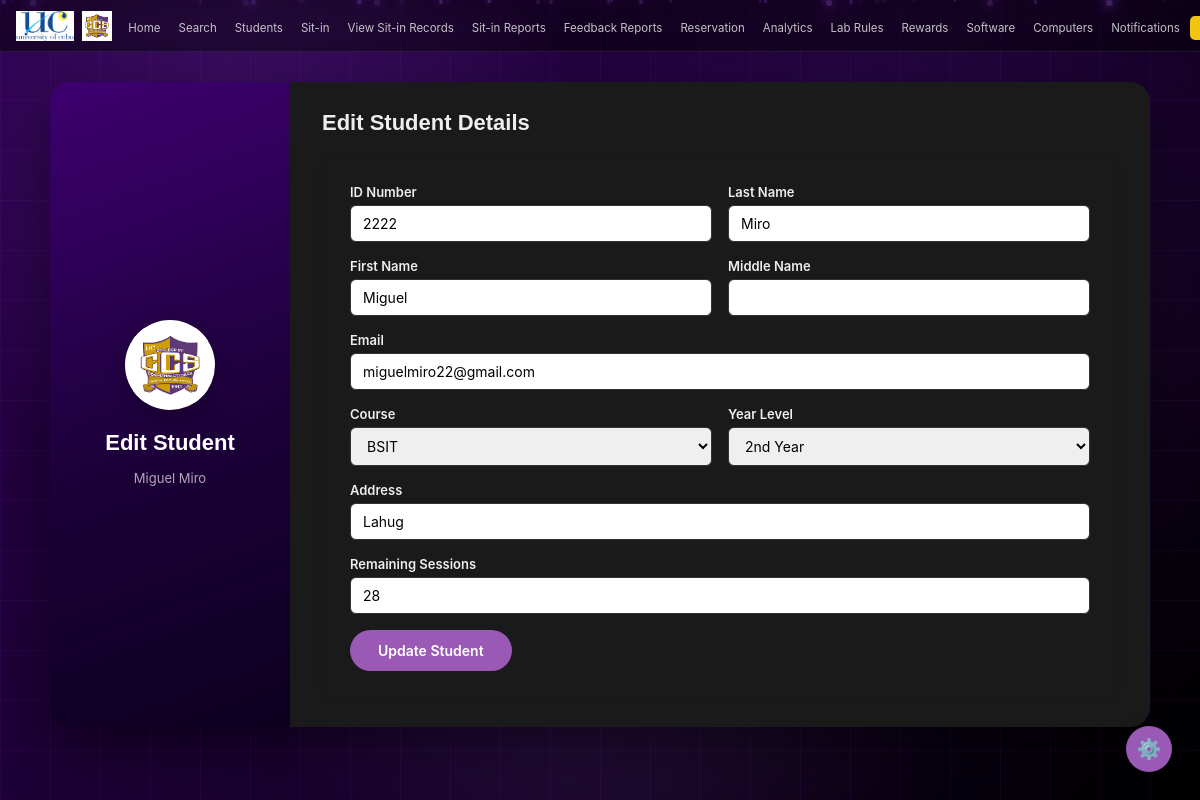
Page /admin/students/edit/3 (signed in) on the earlier database version.
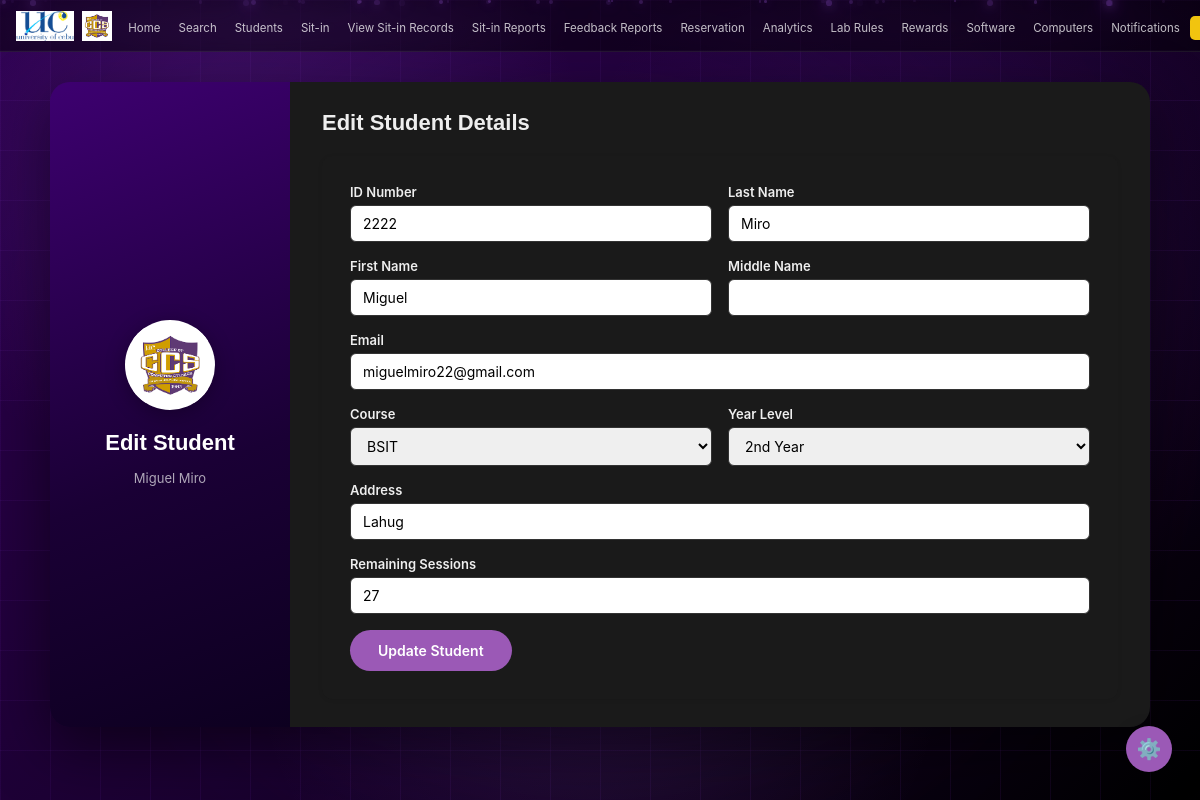
Same page on the later database version.
### tables this page shows
CREATE TABLE users (
        id INTEGER PRIMARY KEY AUTOINCREMENT,
        idnum TEXT NOT NULL UNIQUE,
        lastname TEXT NOT NULL,
        firstname TEXT NOT NULL,
        midname TEXT,
        email TEXT NOT NULL UNIQUE,
        course TEXT NOT NULL,
        level TEXT NOT NULL,
        address TEXT NOT NULL,
        password TEXT NOT NULL,
        sessions INTEGER NOT NULL DEFAULT 30,
        photo TEXT DEFAULT NULL
    );

### app.py (the view, shortened to what this page needs)
@app.route('/admin/students/edit/<int:id>', methods=['GET', 'POST'])
def edit_student(id):
    if not admin_required():
        return redirect(url_for('login'))
    conn = get_db()
    student = conn.execute('SELECT * FROM users WHERE id=?', (id,)).fetchone()
    conn.close()
    return render_template('admin/edit_student.html', student=student)

### app.py (called while the page is built, shortened)
def get_db():
    conn = sqlite3.connect(os.path.join(BASE_DIR, 'database.db'))
    conn.row_factory = sqlite3.Row
    return conn

@app.before_request
def csrf_protect():
    if 'csrf_token' not in session:
        session['csrf_token'] = secrets.token_hex(16)
    if request.method == "POST":
        token = session.get('csrf_token', '')
        form_token = request.form.get('csrf_token', '')
        if not token or token != form_token:
            flash('Invalid request. Please try again.', 'error')
            return redirect(request.url)

@app.context_processor
def inject_unread_count():
    if 'user_id' in session and session.get('role') == 'admin':
        conn = get_db()
        count = conn.execute('''
            SELECT COUNT(*) FROM notifications
            WHERE is_read = 0 AND idnum = ?
        ''', (session['user_idnum'],)).fetchone()[0]
        conn.close()
        return dict(unread_count=count)
    return dict(unread_count=0)

def admin_required():
    return 'user_id' in session and session.get('role') == 'admin'

### templates/admin/edit_student.html (shortened to what the changed rows need)
<!DOCTYPE html>
<html lang="en" data-theme="dark">
<head>
  <link rel="stylesheet" href="{{ url_for('static', filename='style.css') }}">
</head>
<body>
  <main class="admin-main">
    <div class="admin-split-card">
      <div class="split-left">
        <div class="split-logo-circle">
          <img src="{{ url_for('static', filename='ccsmainlogo.png') }}" alt="CCS">
        </div>
        <h2 class="split-title">Edit Student</h2>
        <p class="split-desc">{{ student['firstname'] }} {{ student['lastname'] }}</p>
      </div>
      <div class="split-right">
        <h2 class="form-title">Edit Student Details</h2>
        <form method="POST" class="form-card">
          <div class="form-row">
            <div class="form-field">
              <label>ID Number</label>
              <input name="idnum" value="{{ student['idnum'] }}" required>
            </div>
            <div class="form-field">
              <label>Last Name</label>
              <input name="lastname" value="{{ student['lastname'] }}" required>
            </div>
          </div>
          <div class="form-row">
            <div class="form-field">
              <label>First Name</label>
              <input name="firstname" value="{{ student['firstname'] }}" required>
            </div>
          </div>
          <div class="form-field">
            <label>Email</label>
            <input name="email" type="email" value="{{ student['email'] }}" required>
          </div>
          <div class="form-field">
            <label>Address</label>
            <input name="address" value="{{ student['address'] }}" required>
          </div>
          <div class="form-field">
            <label>Remaining Sessions</label>
            <input name="sessions" type="number" value="{{ student['sessions'] }}" min="0">
          </div>
        </form>
      </div>
    </div>
  </main>
</body>
</html>

Differences in the rows shown:
changed users "Miguel": sessions "28" → "27"
